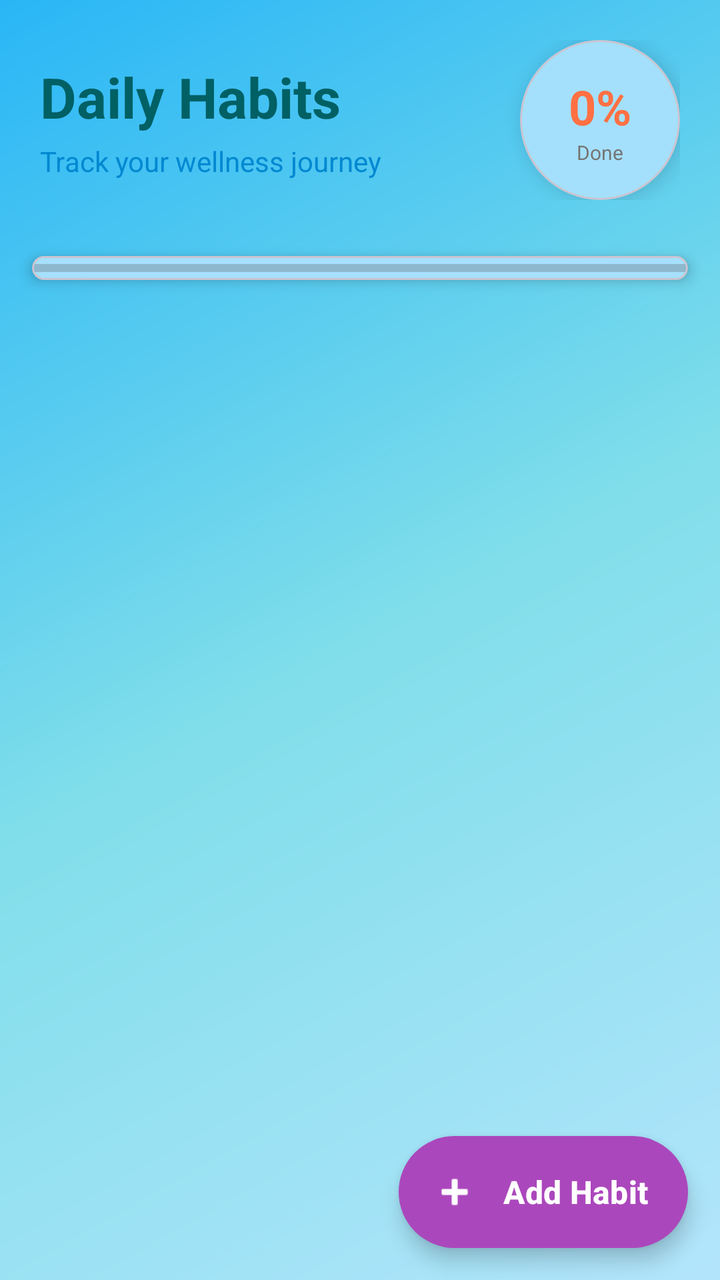
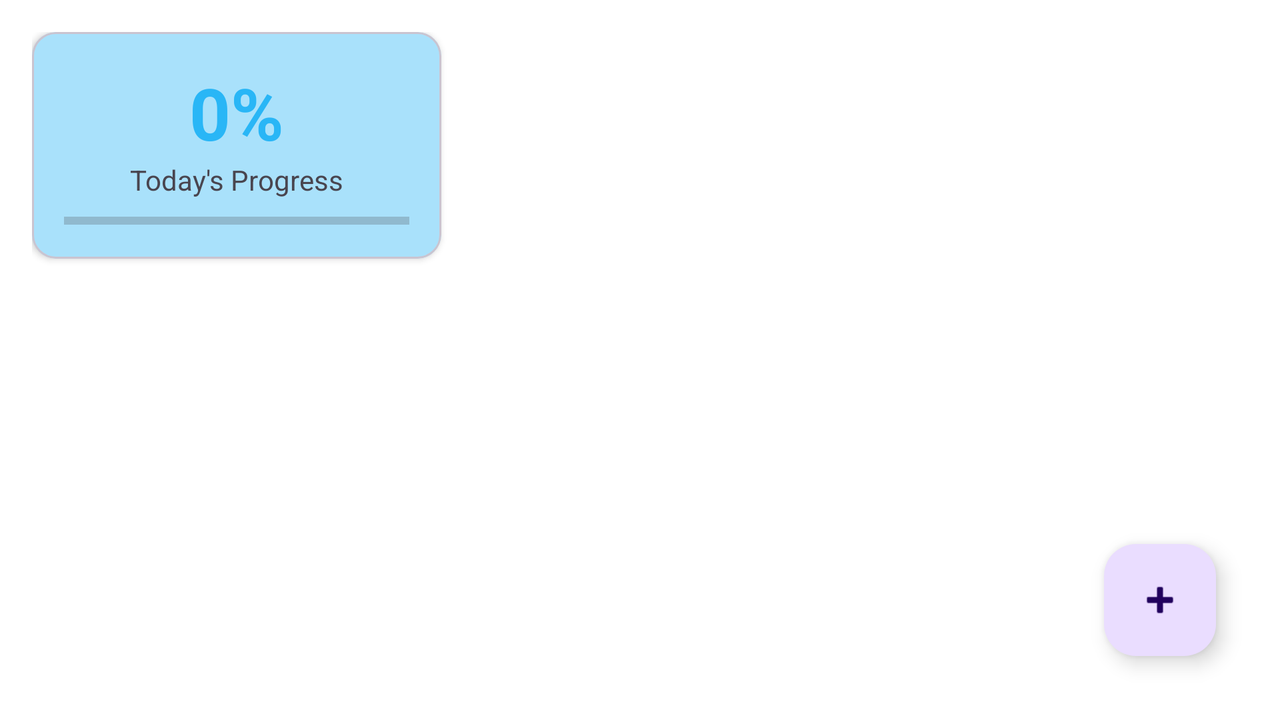

Compare how this app lays out the same screen by default and in its alternative resource folder. The renders come first, then the two layout files and the values they reference.
<!-- AndroidManifest.xml: application theme Theme.Labexam3 -->
<!-- res/layout/fragment_habits.xml -->
<?xml version="1.0" encoding="utf-8"?>
<androidx.constraintlayout.widget.ConstraintLayout xmlns:android="http://schemas.android.com/apk/res/android"
    xmlns:app="http://schemas.android.com/apk/res-auto"
    xmlns:tools="http://schemas.android.com/tools"
    android:layout_width="match_parent"
    android:layout_height="match_parent"
    android:background="@drawable/wave_background"
    tools:context=".ui.habits.HabitsFragment">

    
    <LinearLayout
        android:id="@+id/header_section"
        android:layout_width="0dp"
        android:layout_height="wrap_content"
        android:orientation="horizontal"
        android:padding="20dp"
        android:gravity="center_vertical"
        app:layout_constraintEnd_toEndOf="parent"
        app:layout_constraintStart_toStartOf="parent"
        app:layout_constraintTop_toTopOf="parent">

        <LinearLayout
            android:layout_width="0dp"
            android:layout_height="wrap_content"
            android:layout_weight="1"
            android:orientation="vertical">

            <TextView
                android:layout_width="wrap_content"
                android:layout_height="wrap_content"
                android:text="@string/DailyHabits"
                android:textColor="@color/deep_sea"
                android:textSize="28sp"
                android:textStyle="bold" />

            <TextView
                android:layout_width="wrap_content"
                android:layout_height="wrap_content"
                android:layout_marginTop="4dp"
                android:text="@string/TrackYourWellnessJourney"
                android:textColor="@color/ocean_blue_dark"
                android:textSize="14sp" />

        </LinearLayout>

        <com.google.android.material.card.MaterialCardView
            android:layout_width="80dp"
            android:layout_height="80dp"
            app:cardCornerRadius="40dp"
            app:cardElevation="6dp"
            android:background="@drawable/progress_card_bg">

            <LinearLayout
                android:layout_width="match_parent"
                android:layout_height="match_parent"
                android:gravity="center"
                android:orientation="vertical">

                <TextView
                    android:id="@+id/tv_completion_percentage"
                    android:layout_width="wrap_content"
                    android:layout_height="wrap_content"
                    android:text="@string/DefaultPercentage"
                    android:textColor="@color/coral"
                    android:textSize="24sp"
                    android:textStyle="bold" />

                <TextView
                    android:layout_width="wrap_content"
                    android:layout_height="wrap_content"
                    android:text="@string/Done"
                    android:textColor="@color/text_secondary"
                    android:textSize="10sp" />

            </LinearLayout>

        </com.google.android.material.card.MaterialCardView>

    </LinearLayout>

    
    <com.google.android.material.card.MaterialCardView
        android:id="@+id/card_progress"
        android:layout_width="0dp"
        android:layout_height="wrap_content"
        android:layout_marginHorizontal="16dp"
        android:layout_marginTop="8dp"
        app:cardCornerRadius="16dp"
        app:cardElevation="4dp"
        app:layout_constraintEnd_toEndOf="parent"
        app:layout_constraintStart_toStartOf="parent"
        app:layout_constraintTop_toBottomOf="@id/header_section">

        <ProgressBar
            android:id="@+id/progress_bar"
            style="?android:attr/progressBarStyleHorizontal"
            android:layout_width="match_parent"
            android:layout_height="12dp"
            android:max="100"
            android:progress="0" />

    </com.google.android.material.card.MaterialCardView>

    
    <androidx.recyclerview.widget.RecyclerView
        android:id="@+id/rv_habits"
        android:layout_width="0dp"
        android:layout_height="0dp"
        android:layout_marginTop="8dp"
        android:clipToPadding="false"
        android:paddingBottom="8dp"
        app:layoutManager="androidx.recyclerview.widget.LinearLayoutManager"
        app:layout_constraintBottom_toBottomOf="parent"
        app:layout_constraintEnd_toEndOf="parent"
        app:layout_constraintStart_toStartOf="parent"
        app:layout_constraintTop_toBottomOf="@id/card_progress"
        tools:listitem="@layout/item_habit" />

    
    <LinearLayout
        android:id="@+id/layout_empty"
        android:layout_width="wrap_content"
        android:layout_height="wrap_content"
        android:gravity="center"
        android:orientation="vertical"
        android:visibility="gone"
        app:layout_constraintBottom_toBottomOf="parent"
        app:layout_constraintEnd_toEndOf="parent"
        app:layout_constraintStart_toStartOf="parent"
        app:layout_constraintTop_toTopOf="parent">

        <TextView
            android:layout_width="wrap_content"
            android:layout_height="wrap_content"
            android:text="@string/EmptyHabitsEmoji"
            android:textSize="64sp" />

        <TextView
            android:layout_width="wrap_content"
            android:layout_height="wrap_content"
            android:layout_marginTop="16dp"
            android:text="@string/NoHabitsYet"
            android:textSize="18sp"
            android:textStyle="bold" />

        <TextView
            android:layout_width="wrap_content"
            android:layout_height="wrap_content"
            android:layout_marginTop="8dp"
            android:text="@string/TapToAddFirstHabit"
            android:textColor="@android:color/darker_gray" />

    </LinearLayout>

    
    <com.google.android.material.floatingactionbutton.ExtendedFloatingActionButton
        android:id="@+id/fab_add_habit"
        android:layout_width="wrap_content"
        android:layout_height="wrap_content"
        android:layout_margin="16dp"
        android:contentDescription="@string/AddHabitDescription"
        android:text="@string/AddHabit"
        android:textColor="@color/white"
        android:textSize="16sp"
        android:textStyle="bold"
        app:backgroundTint="@color/fab_gradient_color"
        app:elevation="16dp"
        app:icon="@android:drawable/ic_input_add"
        app:iconSize="24dp"
        app:iconTint="@color/white"
        app:layout_constraintBottom_toBottomOf="parent"
        app:layout_constraintEnd_toEndOf="parent"
        app:rippleColor="@color/coral_light"
        app:shapeAppearanceOverlay="@style/ShapeAppearance.Material3.Corner.Full" />

</androidx.constraintlayout.widget.ConstraintLayout>
<!-- resources referenced by this layout -->
<resources>
  <color name="coral">#FF7043</color>
  <color name="coral_light">#FFCCBC</color>
  <color name="deep_sea">#006064</color>
  <color name="ocean_blue_dark">#0288D1</color>
  <color name="text_secondary">#757575</color>
  <color name="white">#FFFFFFFF</color>
  <!-- drawable progress_card_bg (drawable) -->
  <?xml version="1.0" encoding="utf-8"?>
  <layer-list xmlns:android="http://schemas.android.com/apk/res/android">
      
      <item>
          <shape android:shape="rectangle">
              <gradient
                  android:angle="135"
                  android:startColor="@color/gradient_start"
                  android:endColor="@color/gradient_end"
                  android:type="linear" />
              <corners android:radius="24dp" />
          </shape>
      </item>
      
      <item>
          <shape android:shape="rectangle">
              <solid android:color="#F0FFFFFF" />
              <corners android:radius="24dp" />
          </shape>
      </item>
  </layer-list>
  <!-- drawable wave_background (drawable) -->
  <?xml version="1.0" encoding="utf-8"?>
  <layer-list xmlns:android="http://schemas.android.com/apk/res/android">
      
      <item>
          <shape android:shape="rectangle">
              <gradient
                  android:angle="135"
                  android:startColor="@color/ocean_blue_light"
                  android:centerColor="@color/sea_foam"
                  android:endColor="@color/ocean_blue"
                  android:type="linear" />
          </shape>
      </item>
  </layer-list>
  <string name="AddHabit">Add Habit</string>
  <string name="AddHabitDescription">Add Habit</string>
  <string name="DailyHabits">Daily Habits</string>
  <string name="DefaultPercentage">0%</string>
  <string name="Done">Done</string>
  <string name="EmptyHabitsEmoji">📋</string>
  <string name="NoHabitsYet">No habits yet</string>
  <string name="TapToAddFirstHabit">Tap + to add your first habit</string>
  <string name="TrackYourWellnessJourney">Track your wellness journey</string>
  <style name="Theme.Labexam3" parent="Base.Theme.Labexam3" />
  <color name="gradient_start">#4DD0E1</color>
  <color name="gradient_end">#FF6E40</color>
  <color name="ocean_blue_light">#B3E5FC</color>
  <color name="sea_foam">#80DEEA</color>
  <color name="ocean_blue">#29B6F6</color>
  <style name="Base.Theme.Labexam3" parent="Theme.Material3.DayNight.NoActionBar">
          
          <item name="colorPrimary">@color/ocean_blue</item>
          <item name="colorPrimaryVariant">@color/ocean_blue_dark</item>
          <item name="colorOnPrimary">@color/white</item>
          
          
          <item name="colorSecondary">@color/coral</item>
          <item name="colorSecondaryVariant">@color/coral_dark</item>
          <item name="colorOnSecondary">@color/white</item>
          
          
          <item name="android:colorBackground">@color/white</item>
          <item name="colorSurface">@color/ocean_blue_light</item>
          <item name="colorOnSurface">@color/deep_sea</item>
          
          
          <item name="colorAccent">@color/sea_foam</item>
      </style>
  <color name="coral_dark">#E64A19</color>
</resources>
<!-- res/layout-land/fragment_habits.xml (the repository's variant of the layout above) -->
<!-- drawn on the phone turned sideways -->
<?xml version="1.0" encoding="utf-8"?>
<androidx.constraintlayout.widget.ConstraintLayout xmlns:android="http://schemas.android.com/apk/res/android"
    xmlns:app="http://schemas.android.com/apk/res-auto"
    xmlns:tools="http://schemas.android.com/tools"
    android:layout_width="match_parent"
    android:layout_height="match_parent"
    android:padding="16dp"
    tools:context=".ui.habits.HabitsFragment">

    
    <com.google.android.material.card.MaterialCardView
        android:id="@+id/card_progress"
        android:layout_width="0dp"
        android:layout_height="wrap_content"
        android:layout_marginEnd="8dp"
        app:cardCornerRadius="12dp"
        app:cardElevation="2dp"
        app:layout_constraintEnd_toStartOf="@id/guideline"
        app:layout_constraintStart_toStartOf="parent"
        app:layout_constraintTop_toTopOf="parent">

        <LinearLayout
            android:layout_width="match_parent"
            android:layout_height="wrap_content"
            android:gravity="center"
            android:orientation="vertical"
            android:padding="16dp">

            <TextView
                android:id="@+id/tv_completion_percentage"
                android:layout_width="wrap_content"
                android:layout_height="wrap_content"
                android:text="0%"
                android:textColor="?attr/colorPrimary"
                android:textSize="36sp"
                android:textStyle="bold" />

            <TextView
                android:layout_width="wrap_content"
                android:layout_height="wrap_content"
                android:text="Today's Progress"
                android:textSize="14sp" />

            <ProgressBar
                android:id="@+id/progress_bar"
                style="?android:attr/progressBarStyleHorizontal"
                android:layout_width="match_parent"
                android:layout_height="6dp"
                android:layout_marginTop="8dp"
                android:max="100"
                android:progress="0" />

        </LinearLayout>

    </com.google.android.material.card.MaterialCardView>

    <androidx.constraintlayout.widget.Guideline
        android:id="@+id/guideline"
        android:layout_width="wrap_content"
        android:layout_height="wrap_content"
        android:orientation="vertical"
        app:layout_constraintGuide_percent="0.35" />

    
    <androidx.recyclerview.widget.RecyclerView
        android:id="@+id/rv_habits"
        android:layout_width="0dp"
        android:layout_height="0dp"
        android:layout_marginStart="8dp"
        android:clipToPadding="false"
        android:paddingBottom="8dp"
        app:layoutManager="androidx.recyclerview.widget.LinearLayoutManager"
        app:layout_constraintBottom_toBottomOf="parent"
        app:layout_constraintEnd_toEndOf="parent"
        app:layout_constraintStart_toEndOf="@id/guideline"
        app:layout_constraintTop_toTopOf="parent"
        tools:listitem="@layout/item_habit" />

    
    <LinearLayout
        android:id="@+id/layout_empty"
        android:layout_width="wrap_content"
        android:layout_height="wrap_content"
        android:gravity="center"
        android:orientation="vertical"
        android:visibility="gone"
        app:layout_constraintBottom_toBottomOf="parent"
        app:layout_constraintEnd_toEndOf="parent"
        app:layout_constraintStart_toStartOf="parent"
        app:layout_constraintTop_toTopOf="parent">

        <TextView
            android:layout_width="wrap_content"
            android:layout_height="wrap_content"
            android:text="📋"
            android:textSize="48sp" />

        <TextView
            android:layout_width="wrap_content"
            android:layout_height="wrap_content"
            android:layout_marginTop="12dp"
            android:text="No habits yet"
            android:textSize="16sp"
            android:textStyle="bold" />

        <TextView
            android:layout_width="wrap_content"
            android:layout_height="wrap_content"
            android:layout_marginTop="6dp"
            android:text="Tap + to add your first habit"
            android:textColor="@android:color/darker_gray"
            android:textSize="12sp" />

    </LinearLayout>

    
    <com.google.android.material.floatingactionbutton.FloatingActionButton
        android:id="@+id/fab_add_habit"
        android:layout_width="wrap_content"
        android:layout_height="wrap_content"
        android:layout_margin="16dp"
        android:contentDescription="Add Habit"
        android:src="@android:drawable/ic_input_add"
        app:layout_constraintBottom_toBottomOf="parent"
        app:layout_constraintEnd_toEndOf="parent" />

</androidx.constraintlayout.widget.ConstraintLayout>
<!-- resources referenced by the variant -->
<!-- as the phone turned sideways resolves them -->
<resources>
  <style name="Theme.Labexam3" parent="Base.Theme.Labexam3" />
  <style name="Base.Theme.Labexam3" parent="Theme.Material3.DayNight.NoActionBar">
          
          <item name="colorPrimary">@color/ocean_blue</item>
          <item name="colorPrimaryVariant">@color/ocean_blue_dark</item>
          <item name="colorOnPrimary">@color/white</item>
          
          
          <item name="colorSecondary">@color/coral</item>
          <item name="colorSecondaryVariant">@color/coral_dark</item>
          <item name="colorOnSecondary">@color/white</item>
          
          
          <item name="android:colorBackground">@color/white</item>
          <item name="colorSurface">@color/ocean_blue_light</item>
          <item name="colorOnSurface">@color/deep_sea</item>
          
          
          <item name="colorAccent">@color/sea_foam</item>
      </style>
  <color name="ocean_blue">#29B6F6</color>
  <color name="ocean_blue_dark">#0288D1</color>
  <color name="white">#FFFFFFFF</color>
  <color name="coral">#FF7043</color>
  <color name="coral_dark">#E64A19</color>
  <color name="ocean_blue_light">#B3E5FC</color>
  <color name="deep_sea">#006064</color>
  <color name="sea_foam">#80DEEA</color>
</resources>
